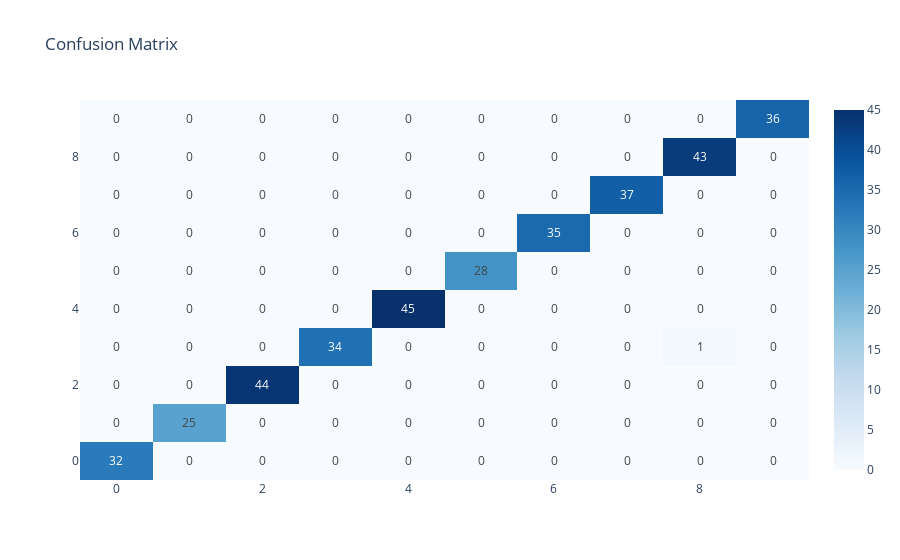

This figure's notebook cell:
### Code cell
import plotly.graph_objs as go
fig = go.Figure(data=[go.Heatmap(z=cm, colorscale='Blues', 
                                 text=cm, texttemplate="%{text}")])
fig.update_layout(title="Confusion Matrix")
fig.show()

### Figure 1 — Plotly figure (JSON) as saved in the notebook; plotly's stock layout.template omitted (floating-point values rounded to 4 significant figures)
{"data": [{"colorscale": [[0, "rgb(247,251,255)"], [0.125, "rgb(222,235,247)"], [0.25, "rgb(198,219,239)"], [0.375, "rgb(158,202,225)"], [0.5, "rgb(107,174,214)"], [0.625, "rgb(66,146,198)"], [0.75, "rgb(33,113,181)"], [0.875, "rgb(8,81,156)"], [1, "rgb(8,48,107)"]], "text": [[32, 0, 0, 0, 0, 0, 0, 0, 0, 0], [0, 25, 0, 0, 0, 0, 0, 0, 0, 0], [0, 0, 44, 0, 0, 0, 0, 0, 0, 0], [0, 0, 0, 34, 0, 0, 0, 0, 1, 0], [0, 0, 0, 0, 45, 0, 0, 0, 0, 0], [0, 0, 0, 0, 0, 28, 0, 0, 0, 0], [0, 0, 0, 0, 0, 0, 35, 0, 0, 0], [0, 0, 0, 0, 0, 0, 0, 37, 0, 0], [0, 0, 0, 0, 0, 0, 0, 0, 43, 0], [0, 0, 0, 0, 0, 0, 0, 0, 0, 36]], "texttemplate": "%{text}", "type": "heatmap", "z": [[32, 0, 0, 0, 0, 0, 0, 0, 0, 0], [0, 25, 0, 0, 0, 0, 0, 0, 0, 0], [0, 0, 44, 0, 0, 0, 0, 0, 0, 0], [0, 0, 0, 34, 0, 0, 0, 0, 1, 0], [0, 0, 0, 0, 45, 0, 0, 0, 0, 0], [0, 0, 0, 0, 0, 28, 0, 0, 0, 0], [0, 0, 0, 0, 0, 0, 35, 0, 0, 0], [0, 0, 0, 0, 0, 0, 0, 37, 0, 0], [0, 0, 0, 0, 0, 0, 0, 0, 43, 0], [0, 0, 0, 0, 0, 0, 0, 0, 0, 36]]}], "layout": {"title": {"text": "Confusion Matrix"}}}
